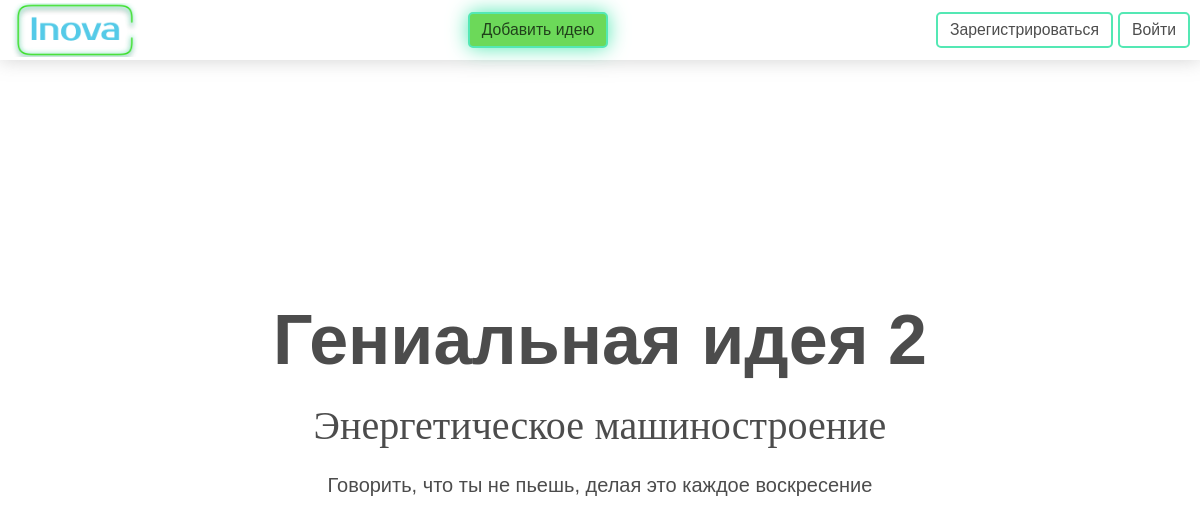
The app's page /idea/2 with its own data.
### main/models.py (models this page shows)
class Ideas(models.Model):
    author = models.ForeignKey(CustomUser, on_delete=models.CASCADE)
    category = models.ForeignKey(Categories, on_delete=models.CASCADE, default=1)
    name = models.CharField(max_length=255)
    description = models.CharField(max_length=1024)
    release_date = models.DateTimeField(auto_now_add=True)
    moderated = models.IntegerField(default=2)
    published = models.BooleanField(default=True)

class Categories(models.Model):
    name = models.CharField(max_length=255)

### main/views.py (the view)
# urls.py: path('idea/<int:pk>', views.ideas.as_view(), name='ideas'),
class ideas(DetailView):
    model = Ideas
    template_name = "main/idea.html"
    context_object_name = 'ideas'

### main/templates/main/idea.html (shortened to what this page needs)
{% extends 'main/base.html' %}
{% load static %}
{% block nav %}
<div class="header">
  <div class="container">
    <a href="{% url 'home' %}" class="header__logo"></a>
    <a href="{% url 'add_idea' %}" class="header__add-project-button button">
      Добавить идею
    </a>
    {% if user.is_authenticated %}
    <div class="header__profile">
      <button class="header__profile-link">Личный кабинет</button>
      <div class="profile-dropdown">
        <a href="{% url 'profile' user.id %}" class="profile-dropdown__enter">Войти в личный кобинет</a>
        <a href="{% url 'logout' %}" class="profile-dropdown__logout">Выйти</a>
      </div>
    </div>
    {% else %}
    <div class="header__buttons">
      <a href="{% url 'reg' %}" class="header__register-button button">
        Зарегистрироваться
      </a>
      <a href="{% url 'login' %}" class="header__login-button button">Войти</a>
    </div>
    {% endif %}
  </div>
</div>
{% endblock nav %}
{% block content %}
<div class="idea">
  <div class="container">
    <h1 class="idea__title">{{ideas.name}}</h1>
    <h2 class="idea__category">{{ideas.category.name}}</h2>
    <div class="idea__description">
      {{ideas.description}}
    </div>
  </div>
</div>
{% endblock content %}

### main/static/css/style.css (style rules this page uses)
* { padding: 0; margin: 0; border: 0; }
*, *::after, *::before { box-sizing: border-box; }
html, body { height: 100%; width: 100%; font-size: 100%; line-height: 1; font-size: 14px; -ms-text-size-adjust: 100%; -moz-text-size-adjust: 100%; -webkit-text-size-adjust: 100%; }
a, a:visited { text-decoration: none; color: inherit; }
h1, h2, h3, h4, h5, h6 { font-size: inherit; font-weight: 400; }
:root { --text-color: rgba(0, 0, 0, 0.7); --main-color: #54cae8; --main-color-v2: #56d1c9; --sec-color: #54e8b4; --sec-color-v2: #50de84; --alt-color: rgba(0, 0, 0, 0.5); --color-accent-fg: #0969da; --alert-color: #E92731; --alert-color-v2: #F7555D; --font-size-normal: clamp(0.625rem, 0.268rem + 1.14vw, 1.125rem); --font-size-title: clamp(1rem, 0.643rem + 1.14vw, 1.5rem); }
body { color: var(--text-color); font-family: sans-serif; font-weight: 300px; font-size: var(--font-size-normal); }
.container { max-width: 1400px; margin: 0 auto; padding: 0 10px; }
.button { border: 2px solid var(--sec-color); padding: 8px 12px; border-radius: 5px; background-color: transparent; font-size: var(--font-size-normal); transition: background 0.2s; }
.header { z-index: 10; position: fixed; background: #fff; filter: drop-shadow(0 0 10px rgba(104, 104, 104, 0.3)); height: 60px; width: 100%; top: 0; }
.header .container { display: flex; justify-content: space-between; align-items: center; height: 100%; }
.header__logo { background: url(../img/logo2.png) center/100% no-repeat; width: 130px; height: 90%; }
.header__add-project-button { background: #fff; filter: drop-shadow(0 0 10px var(--sec-color)); background-color: rgb(108, 217, 89); }
.header__buttons { display: flex; gap: 5px; }
.idea { overflow: hidden; }
.idea .container { display: flex; flex-direction: column; justify-content: center; align-items: center; height: 100vh; gap: 30px; text-align: center; }
.idea__title { font-weight: 700; font-size: 70px; width: 80%; }
.idea__category { font-family: "Montserrat"; font-size: 40px; }
.idea__description { font-size: 20px; width: 60%; }

### records on screen
Ideas: name "Гениальная идея 2", category.name "Энергетическое машиностроение", description "Говорить, что ты не пьешь, делая это каждое воскресение"
